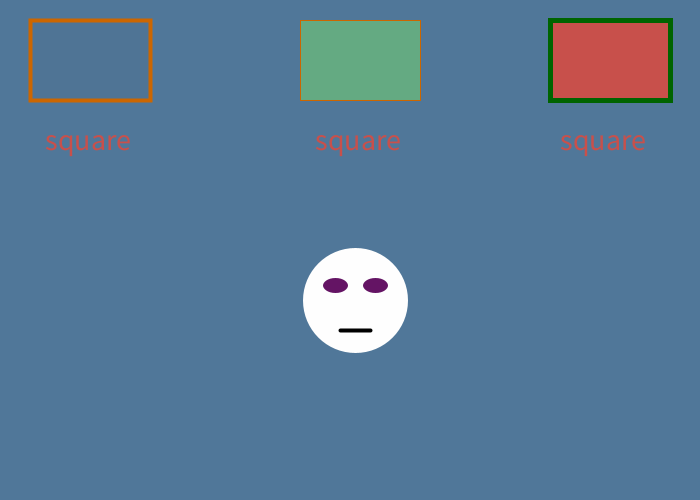
Frame 1 (no input)
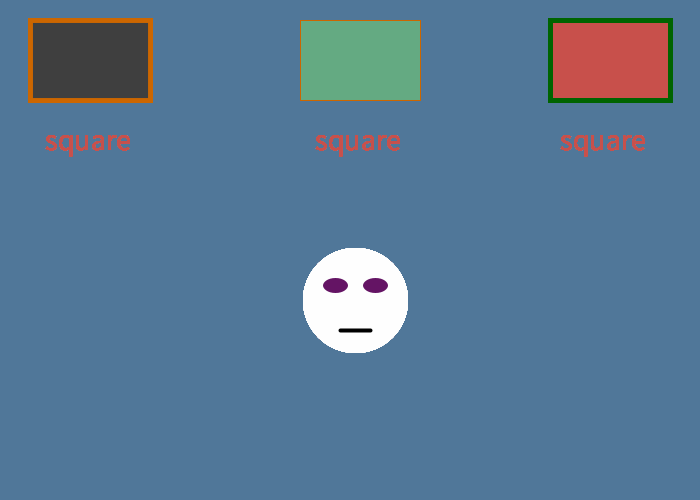
Frame 60 (the mouse pressed at the canvas centre just before this capture)
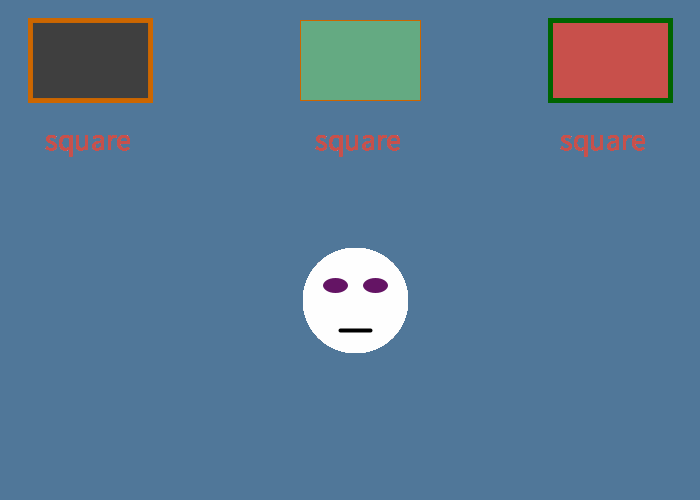
Frame 120 (the mouse held since frame 60 and released just before this capture)

The Processing sketch that drew these frames (run headless with seeded random() and noise(); from frame 60 on, the mouse is pressed at the canvas centre):

// Processing sketch: smiley_face
// ── smiley_face.pde
/**
 * <smiley-face>
 * by <Fengyuan>
 * 
 * <create graphical output using Processing.>
 * 
 */

void setup() {
  size(700, 500); // Size of canvas
  background(80, 119, 153); // Background color as rgb values
}

void draw() {
  
  
  
  fill(50.10,10);
  strokeWeight(4);
  stroke(204,102,0);
  rect(30,20,120,80); 
  
  fill(100,170,130);
  strokeWeight(1);
  rect(300,20,120,80);
  
  fill(200,80,75);
  strokeWeight(5);
  stroke(0,100,0);
  rect(550,20,120,80);
  
  
  //draw three square
  textSize(30);
  text("square",45,150);
  text("square",315,150);
  text("square",560,150);
  //Label
  
  stroke(254,254,254);
  fill(254,254,254);
  ellipse(355,300,100,100);
  //draw a circle
  
  fill(100,20,100);
  ellipse(335,285,30,20);
  ellipse(375,285,30,20);
  //give tow eyes
  
  stroke(0,0,0);
  strokeWeight(4);
  line(340,330,370,330);
  //draw a mouth for the face


}
